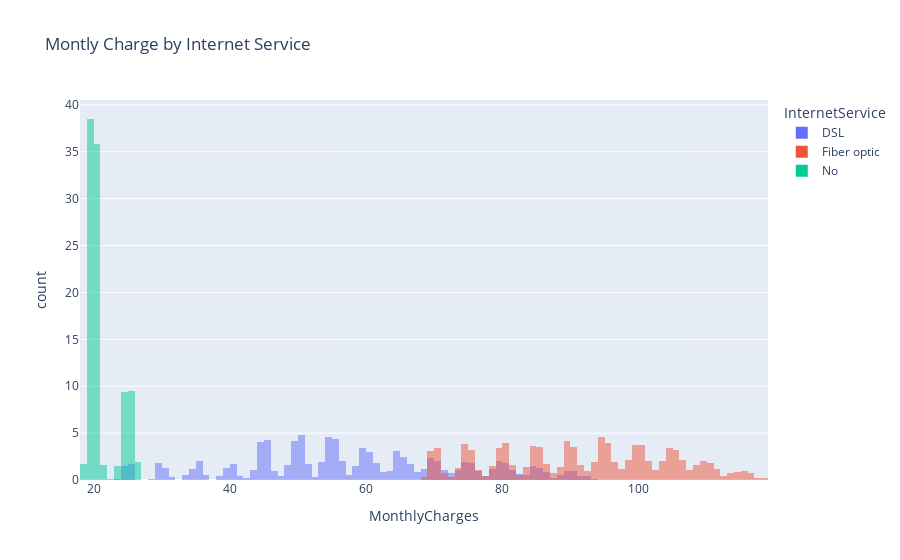

Write notebook code for a chart like this one.
### Markdown cell above
plotly express...

### Code cell
px.histogram(data_frame=churn, 
             x='MonthlyCharges', 
             color='InternetService', 
             histnorm='percent', 
             barmode='overlay',
             title='Montly Charge by Internet Service',
             nbins=150)

### Figure 1 — Plotly figure (JSON) as saved in the notebook; plotly's stock layout.template omitted (floating-point values rounded to 4 significant figures; data arrays with more than 128 entries replaced by an {"elided": "..."} marker saying what was removed)
{"data": [{"alignmentgroup": "True", "bingroup": "x", "histnorm": "percent", "hoverlabel": {"namelength": 0}, "hovertemplate": "InternetService=DSL<br>MonthlyCharges=%{x}<br>count=%{y}", "legendgroup": "DSL", "marker": {"color": "#636efa", "opacity": 0.5}, "name": "DSL", "nbinsx": 150, "offsetgroup": "DSL", "orientation": "v", "showlegend": true, "type": "histogram", "x": {"elided": "2416 float values"}, "xaxis": "x", "yaxis": "y"}, {"alignmentgroup": "True", "bingroup": "x", "histnorm": "percent", "hoverlabel": {"namelength": 0}, "hovertemplate": "InternetService=Fiber optic<br>MonthlyCharges=%{x}<br>count=%{y}", "legendgroup": "Fiber optic", "marker": {"color": "#EF553B", "opacity": 0.5}, "name": "Fiber optic", "nbinsx": 150, "offsetgroup": "Fiber optic", "orientation": "v", "showlegend": true, "type": "histogram", "x": {"elided": "3096 float values"}, "xaxis": "x", "yaxis": "y"}, {"alignmentgroup": "True", "bingroup": "x", "histnorm": "percent", "hoverlabel": {"namelength": 0}, "hovertemplate": "InternetService=No<br>MonthlyCharges=%{x}<br>count=%{y}", "legendgroup": "No", "marker": {"color": "#00cc96", "opacity": 0.5}, "name": "No", "nbinsx": 150, "offsetgroup": "No", "orientation": "v", "showlegend": true, "type": "histogram", "x": {"elided": "1520 float values"}, "xaxis": "x", "yaxis": "y"}], "layout": {"autosize": true, "barmode": "overlay", "legend": {"title": {"text": "InternetService"}, "tracegroupgap": 0}, "title": {"text": "Montly Charge by Internet Service"}, "xaxis": {"anchor": "y", "autorange": true, "domain": [0, 1], "range": [18, 119], "title": {"text": "MonthlyCharges"}, "type": "linear"}, "yaxis": {"anchor": "x", "autorange": true, "domain": [0, 1], "range": [0, 40.51], "title": {"text": "count"}}}}
